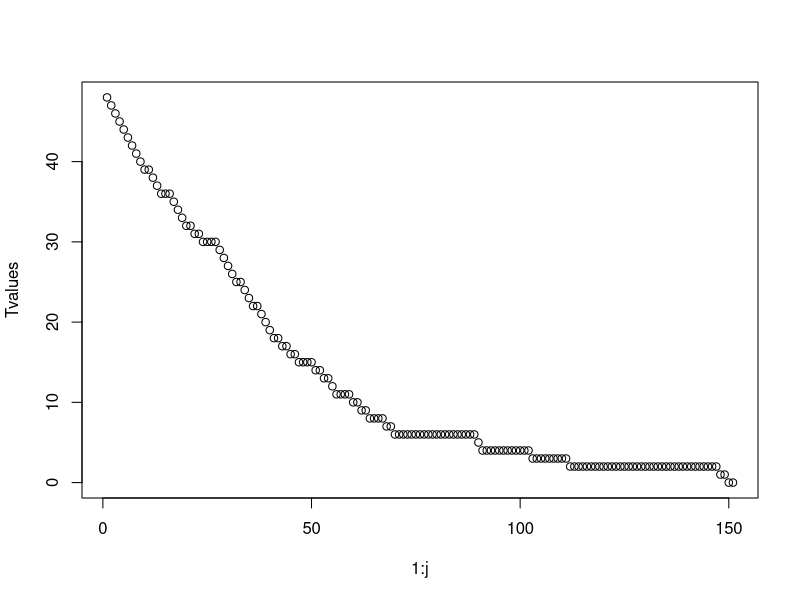

The R script that drew this image:
#The famous coupon collecting problem, simulated

N <- 50 # number of distinct coupons #30 and 20 as well
values <- numeric(300) #Large value just in case we have to sample a lot 
coupons <- numeric(20) #keep track of coupons weve already picked 
index <- 0 #how many distinct coupons weve picked 
j <- 0 #keep track of the number of iterations weve done/T values
while(index != N){ #until weve picked N 
  x <- sample(1:N, 1) #pick a random number 
  if(!is.element(x, coupons)){ #if we havent picked that coupon add it 
    coupons[index] <- x
    index <- index + 1
  }
  values[j] <- N - index #number of distinct coupons we still need 
  j <- j + 1
}
Tvalues <- numeric(j)
Tvalues <- values[0:j]
print(Tvalues)
print(coupons)
plot(1:j, Tvalues)

#And here is the direct calculation from the classic_problems handout
N <- 20
x <- N*log(N) + 0.5772*N + 0.5
print(ceiling(x))
N <- 30
x <- N*log(N) + 0.5772*N + 0.5
print(ceiling(x))
N <- 50
x <- N*log(N) + 0.5772*N + 0.5
print(ceiling(x))